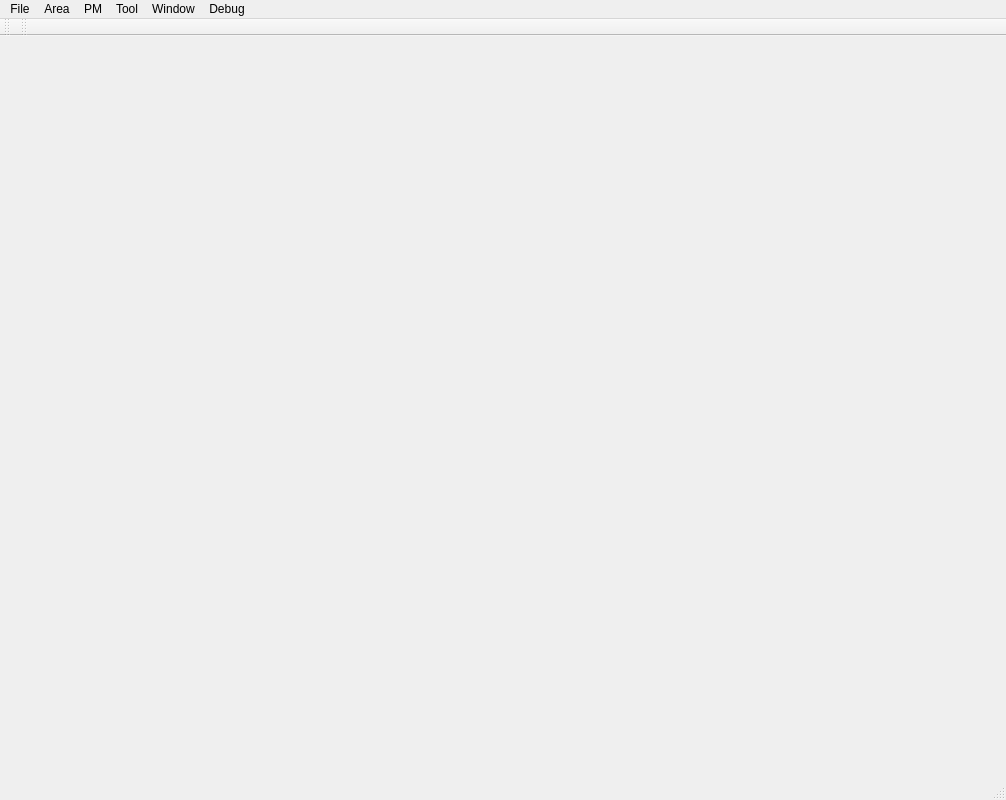
<?xml version="1.0" encoding="UTF-8"?>
<ui version="4.0">
 <class>MainWindow</class>
 <widget class="QMainWindow" name="MainWindow">
  <property name="geometry">
   <rect>
    <x>0</x>
    <y>0</y>
    <width>1006</width>
    <height>800</height>
   </rect>
  </property>
  <property name="minimumSize">
   <size>
    <width>1000</width>
    <height>800</height>
   </size>
  </property>
  <property name="windowTitle">
   <string>Street Designer</string>
  </property>
  <widget class="QWidget" name="centralWidget"/>
  <widget class="QMenuBar" name="menuBar">
   <property name="geometry">
    <rect>
     <x>0</x>
     <y>0</y>
     <width>1006</width>
     <height>21</height>
    </rect>
   </property>
   <widget class="QMenu" name="menuFile">
    <property name="title">
     <string>File</string>
    </property>
    <addaction name="actionNewTerrain"/>
    <addaction name="actionOpenTerrain"/>
    <addaction name="actionSaveTerrain"/>
    <addaction name="separator"/>
    <addaction name="actionLoadRoads"/>
    <addaction name="actionAddRoads"/>
    <addaction name="actionSaveRoads"/>
    <addaction name="actionClearRoads"/>
    <addaction name="separator"/>
    <addaction name="actionLoadAreas"/>
    <addaction name="actionSaveAreas"/>
    <addaction name="separator"/>
    <addaction name="actionSaveImage"/>
    <addaction name="actionSaveImageHD"/>
    <addaction name="separator"/>
    <addaction name="actionLoadCamera"/>
    <addaction name="actionSaveCamera"/>
    <addaction name="actionResetCamera"/>
    <addaction name="separator"/>
    <addaction name="actionExit"/>
   </widget>
   <widget class="QMenu" name="menuWindow">
    <property name="title">
     <string>Window</string>
    </property>
    <addaction name="actionControlWidget"/>
    <addaction name="actionPropertyWidget"/>
   </widget>
   <widget class="QMenu" name="menuArea">
    <property name="title">
     <string>Area</string>
    </property>
    <addaction name="actionAreaSelect"/>
    <addaction name="actionAreaCreate"/>
    <addaction name="actionAreaDelete"/>
    <addaction name="actionAreaDeleteAll"/>
    <addaction name="actionHintLine"/>
    <addaction name="actionCutRoads"/>
    <addaction name="separator"/>
    <addaction name="actionHighwaySketch"/>
    <addaction name="actionAvenueSketch"/>
    <addaction name="actionStreetSketch"/>
    <addaction name="separator"/>
    <addaction name="actionControlPoints"/>
   </widget>
   <widget class="QMenu" name="menuPM">
    <property name="title">
     <string>PM</string>
    </property>
    <addaction name="actionGenerate2D"/>
    <addaction name="actionGenerate3D"/>
    <addaction name="actionGenerate3DRoads"/>
    <addaction name="actionGenerateBlocks"/>
    <addaction name="actionGenerateParcels"/>
    <addaction name="actionGenerateBuildings"/>
    <addaction name="actionGenerateVegetation"/>
   </widget>
   <widget class="QMenu" name="menuDebug">
    <property name="title">
     <string>Debug</string>
    </property>
    <addaction name="actionDebug"/>
   </widget>
   <widget class="QMenu" name="menuTool">
    <property name="title">
     <string>Tool</string>
    </property>
    <addaction name="actionGenerateRegularGrid"/>
    <addaction name="actionGenerateCurvyGrid"/>
    <addaction name="separator"/>
    <addaction name="actionRotationVideo"/>
    <addaction name="actionInterpolationVideo"/>
    <addaction name="actionBlendingVideo"/>
    <addaction name="actionGrowingVideo"/>
    <addaction name="action3DVideo"/>
    <addaction name="actionMountainVideo"/>
    <addaction name="separator"/>
    <addaction name="actionTerrainGeneration"/>
    <addaction name="actionUpdateMountain"/>
    <addaction name="actionTerrainSegmentation"/>
    <addaction name="separator"/>
    <addaction name="actionTerrainDataConverter"/>
   </widget>
   <addaction name="menuFile"/>
   <addaction name="menuArea"/>
   <addaction name="menuPM"/>
   <addaction name="menuTool"/>
   <addaction name="menuWindow"/>
   <addaction name="menuDebug"/>
  </widget>
  <widget class="QToolBar" name="fileToolBar">
   <attribute name="toolBarArea">
    <enum>TopToolBarArea</enum>
   </attribute>
   <attribute name="toolBarBreak">
    <bool>false</bool>
   </attribute>
  </widget>
  <widget class="QToolBar" name="areaToolBar">
   <attribute name="toolBarArea">
    <enum>TopToolBarArea</enum>
   </attribute>
   <attribute name="toolBarBreak">
    <bool>false</bool>
   </attribute>
  </widget>
  <widget class="QStatusBar" name="statusBar"/>
  <action name="actionNewTerrain">
   <property name="icon">
    <iconset resource="MainWindow.qrc">
     <normaloff>:/MainWindow/Resources/New_24x24.png</normaloff>:/MainWindow/Resources/New_24x24.png</iconset>
   </property>
   <property name="text">
    <string>New Terrain</string>
   </property>
   <property name="shortcut">
    <string/>
   </property>
  </action>
  <action name="actionOpenTerrain">
   <property name="icon">
    <iconset resource="MainWindow.qrc">
     <normaloff>:/MainWindow/Resources/Open_24x24.png</normaloff>:/MainWindow/Resources/Open_24x24.png</iconset>
   </property>
   <property name="text">
    <string>Open Terrain</string>
   </property>
   <property name="shortcut">
    <string/>
   </property>
  </action>
  <action name="actionExit">
   <property name="text">
    <string>Exit</string>
   </property>
  </action>
  <action name="actionControlWidget">
   <property name="text">
    <string>Control Widget</string>
   </property>
  </action>
  <action name="actionDeleteEdge">
   <property name="icon">
    <iconset resource="MainWindow.qrc">
     <normaloff>:/MainWindow/Resources/Delete_24x24.png</normaloff>:/MainWindow/Resources/Delete_24x24.png</iconset>
   </property>
   <property name="text">
    <string>Delete Edge</string>
   </property>
   <property name="shortcut">
    <string>Del</string>
   </property>
  </action>
  <action name="actionSaveTerrain">
   <property name="icon">
    <iconset resource="MainWindow.qrc">
     <normaloff>:/MainWindow/Resources/Save_24x24.png</normaloff>:/MainWindow/Resources/Save_24x24.png</iconset>
   </property>
   <property name="text">
    <string>Save Terrain</string>
   </property>
   <property name="shortcut">
    <string/>
   </property>
  </action>
  <action name="actionUndo">
   <property name="icon">
    <iconset resource="MainWindow.qrc">
     <normaloff>:/MainWindow/Resources/Undo_24x24.png</normaloff>:/MainWindow/Resources/Undo_24x24.png</iconset>
   </property>
   <property name="text">
    <string>Undo</string>
   </property>
   <property name="whatsThis">
    <string/>
   </property>
   <property name="shortcut">
    <string>Ctrl+Z</string>
   </property>
  </action>
  <action name="actionSelectAll">
   <property name="text">
    <string>Select All</string>
   </property>
   <property name="shortcut">
    <string>Ctrl+A</string>
   </property>
  </action>
  <action name="actionCut">
   <property name="icon">
    <iconset resource="MainWindow.qrc">
     <normaloff>:/MainWindow/Resources/Cut_24x24.png</normaloff>:/MainWindow/Resources/Cut_24x24.png</iconset>
   </property>
   <property name="text">
    <string>Cut</string>
   </property>
   <property name="shortcut">
    <string>Ctrl+X</string>
   </property>
  </action>
  <action name="actionCopy">
   <property name="icon">
    <iconset resource="MainWindow.qrc">
     <normaloff>:/MainWindow/Resources/Copy_24x24.png</normaloff>:/MainWindow/Resources/Copy_24x24.png</iconset>
   </property>
   <property name="text">
    <string>Copy</string>
   </property>
   <property name="shortcut">
    <string>Ctrl+C</string>
   </property>
  </action>
  <action name="actionPaste">
   <property name="icon">
    <iconset resource="MainWindow.qrc">
     <normaloff>:/MainWindow/Resources/Paste_24x24.png</normaloff>:/MainWindow/Resources/Paste_24x24.png</iconset>
   </property>
   <property name="text">
    <string>Paste</string>
   </property>
   <property name="shortcut">
    <string>Ctrl+V</string>
   </property>
  </action>
  <action name="actionOpenToAdd">
   <property name="text">
    <string>Open To Add</string>
   </property>
  </action>
  <action name="actionVoronoi">
   <property name="text">
    <string>Voronoi</string>
   </property>
  </action>
  <action name="actionVoronoiCut">
   <property name="text">
    <string>Voronoi Cut</string>
   </property>
  </action>
  <action name="actionModeBasic">
   <property name="checkable">
    <bool>true</bool>
   </property>
   <property name="text">
    <string>Basic</string>
   </property>
  </action>
  <action name="actionModeLayer">
   <property name="checkable">
    <bool>true</bool>
   </property>
   <property name="text">
    <string>Graph</string>
   </property>
  </action>
  <action name="actionModeSketch">
   <property name="checkable">
    <bool>true</bool>
   </property>
   <property name="text">
    <string>Sketch</string>
   </property>
  </action>
  <action name="actionShowArea">
   <property name="text">
    <string>Show Area</string>
   </property>
  </action>
  <action name="actionAreaSelect">
   <property name="checkable">
    <bool>true</bool>
   </property>
   <property name="icon">
    <iconset resource="MainWindow.qrc">
     <normaloff>:/MainWindow/Resources/Select_24x24.png</normaloff>:/MainWindow/Resources/Select_24x24.png</iconset>
   </property>
   <property name="text">
    <string>Select</string>
   </property>
  </action>
  <action name="actionAreaCreate">
   <property name="checkable">
    <bool>true</bool>
   </property>
   <property name="icon">
    <iconset resource="MainWindow.qrc">
     <normaloff>:/MainWindow/Resources/Create_24x24.png</normaloff>:/MainWindow/Resources/Create_24x24.png</iconset>
   </property>
   <property name="text">
    <string>Create</string>
   </property>
  </action>
  <action name="actionHighwaySketch">
   <property name="checkable">
    <bool>true</bool>
   </property>
   <property name="icon">
    <iconset>
     <normaloff>Resources/SketchH_24x24.png</normaloff>Resources/SketchH_24x24.png</iconset>
   </property>
   <property name="text">
    <string>Highway Sketch</string>
   </property>
  </action>
  <action name="actionSave_2">
   <property name="text">
    <string>Save</string>
   </property>
  </action>
  <action name="actionSaveRoads">
   <property name="text">
    <string>Save Roads</string>
   </property>
  </action>
  <action name="actionLoad_Highways">
   <property name="text">
    <string>Load Highways</string>
   </property>
  </action>
  <action name="actionSave_Highways">
   <property name="text">
    <string>Save Highways</string>
   </property>
  </action>
  <action name="actionAvenueSketch">
   <property name="checkable">
    <bool>true</bool>
   </property>
   <property name="icon">
    <iconset resource="MainWindow.qrc">
     <normaloff>:/MainWindow/Resources/SketchB_24x24.png</normaloff>:/MainWindow/Resources/SketchB_24x24.png</iconset>
   </property>
   <property name="text">
    <string>Avenue Sketch</string>
   </property>
  </action>
  <action name="actionPropertyWidget">
   <property name="text">
    <string>Property Widget</string>
   </property>
  </action>
  <action name="action3DView">
   <property name="checkable">
    <bool>true</bool>
   </property>
   <property name="icon">
    <iconset resource="MainWindow.qrc">
     <normaloff>:/MainWindow/Resources/3DView_24x24.png</normaloff>:/MainWindow/Resources/3DView_24x24.png</iconset>
   </property>
   <property name="text">
    <string>3D</string>
   </property>
  </action>
  <action name="actionTerrain">
   <property name="checkable">
    <bool>true</bool>
   </property>
   <property name="icon">
    <iconset resource="MainWindow.qrc">
     <normaloff>:/MainWindow/Resources/Terrain_32x32.png</normaloff>:/MainWindow/Resources/Terrain_32x32.png</iconset>
   </property>
   <property name="text">
    <string>Terrain</string>
   </property>
  </action>
  <action name="actionLoadRoads">
   <property name="text">
    <string>Load Roads</string>
   </property>
   <property name="shortcut">
    <string>Ctrl+O</string>
   </property>
  </action>
  <action name="actionLoadAreas">
   <property name="text">
    <string>Load Areas</string>
   </property>
   <property name="shortcut">
    <string>Ctrl+A</string>
   </property>
  </action>
  <action name="actionSaveAreas">
   <property name="text">
    <string>Save Areas</string>
   </property>
  </action>
  <action name="actionAreaDelete">
   <property name="text">
    <string>Delete</string>
   </property>
  </action>
  <action name="actionClearRoads">
   <property name="text">
    <string>Clear Roads</string>
   </property>
   <property name="shortcut">
    <string>Ctrl+N</string>
   </property>
  </action>
  <action name="actionPMControlWidget">
   <property name="text">
    <string>PM Control Widget</string>
   </property>
  </action>
  <action name="actionHighways">
   <property name="text">
    <string>Highway</string>
   </property>
  </action>
  <action name="actionBoulevard">
   <property name="text">
    <string>Boulevard</string>
   </property>
  </action>
  <action name="actionAvenue">
   <property name="text">
    <string>Avenue</string>
   </property>
  </action>
  <action name="actionLocal_Street">
   <property name="text">
    <string>Local Street</string>
   </property>
  </action>
  <action name="actionDisplayHighway">
   <property name="checkable">
    <bool>true</bool>
   </property>
   <property name="checked">
    <bool>true</bool>
   </property>
   <property name="text">
    <string>Highway</string>
   </property>
  </action>
  <action name="actionDisplayBoulevard">
   <property name="checkable">
    <bool>true</bool>
   </property>
   <property name="checked">
    <bool>true</bool>
   </property>
   <property name="text">
    <string>Boulevard</string>
   </property>
  </action>
  <action name="actionDisplayAvenue">
   <property name="checkable">
    <bool>true</bool>
   </property>
   <property name="checked">
    <bool>true</bool>
   </property>
   <property name="text">
    <string>Avenue</string>
   </property>
  </action>
  <action name="actionDisplayLocalStreet">
   <property name="checkable">
    <bool>true</bool>
   </property>
   <property name="checked">
    <bool>true</bool>
   </property>
   <property name="text">
    <string>Local Street</string>
   </property>
  </action>
  <action name="actionHintLine">
   <property name="checkable">
    <bool>true</bool>
   </property>
   <property name="icon">
    <iconset resource="MainWindow.qrc">
     <normaloff>:/MainWindow/Resources/Line_24x24.png</normaloff>:/MainWindow/Resources/Line_24x24.png</iconset>
   </property>
   <property name="text">
    <string>Hint Line</string>
   </property>
  </action>
  <action name="actionRenderingDefault">
   <property name="text">
    <string>Default</string>
   </property>
  </action>
  <action name="actionRenderingTexture">
   <property name="text">
    <string>Texture</string>
   </property>
  </action>
  <action name="actionRenderingGroupBy">
   <property name="text">
    <string>Group</string>
   </property>
  </action>
  <action name="actionSaveImage">
   <property name="text">
    <string>Save Image</string>
   </property>
   <property name="shortcut">
    <string>Ctrl+L</string>
   </property>
  </action>
  <action name="actionColorByGroup">
   <property name="text">
    <string>By Group</string>
   </property>
  </action>
  <action name="actionColorDefault">
   <property name="text">
    <string>Default</string>
   </property>
  </action>
  <action name="actionRenderingGenerationType">
   <property name="text">
    <string>Generation Type</string>
   </property>
  </action>
  <action name="actionGenerate3D">
   <property name="text">
    <string>Generate 3D</string>
   </property>
  </action>
  <action name="actionDetectCircle">
   <property name="text">
    <string>Circle</string>
   </property>
  </action>
  <action name="actionDetectStructure">
   <property name="text">
    <string>Structure</string>
   </property>
  </action>
  <action name="actionLoadCamera">
   <property name="text">
    <string>Load Camera</string>
   </property>
   <property name="shortcut">
    <string>Ctrl+1</string>
   </property>
  </action>
  <action name="actionSaveCamera">
   <property name="text">
    <string>Save Camera</string>
   </property>
   <property name="shortcut">
    <string>Ctrl+2</string>
   </property>
  </action>
  <action name="actionDebug">
   <property name="text">
    <string>Debug</string>
   </property>
  </action>
  <action name="actionControlPoints">
   <property name="text">
    <string>Control Points</string>
   </property>
  </action>
  <action name="actionConvert">
   <property name="text">
    <string>Convert</string>
   </property>
  </action>
  <action name="actionCutRoads">
   <property name="text">
    <string>Cut Roads</string>
   </property>
   <property name="shortcut">
    <string>Ctrl+X</string>
   </property>
  </action>
  <action name="actionSaveImageHD">
   <property name="text">
    <string>Save Image HD</string>
   </property>
   <property name="shortcut">
    <string>Ctrl+S</string>
   </property>
  </action>
  <action name="actionStreetSketch">
   <property name="checkable">
    <bool>true</bool>
   </property>
   <property name="text">
    <string>Street Sketch</string>
   </property>
  </action>
  <action name="actionGenerateRegularGrid">
   <property name="text">
    <string>Generate Regular Grid</string>
   </property>
  </action>
  <action name="actionGenerateCurvyGrid">
   <property name="text">
    <string>Generate Curvy Grid</string>
   </property>
  </action>
  <action name="actionAddRoads">
   <property name="text">
    <string>Add Roads</string>
   </property>
  </action>
  <action name="actionResetCamera">
   <property name="text">
    <string>Reset Camera</string>
   </property>
  </action>
  <action name="actionRotationVideo">
   <property name="text">
    <string>Rotation Video</string>
   </property>
  </action>
  <action name="actionInterpolationVideo">
   <property name="text">
    <string>Interpolation Video</string>
   </property>
  </action>
  <action name="actionGrowingVideo">
   <property name="text">
    <string>Growing Video</string>
   </property>
  </action>
  <action name="actionGenerate2D">
   <property name="text">
    <string>Generate 2D</string>
   </property>
  </action>
  <action name="actionBlendingVideo">
   <property name="text">
    <string>Blending Video</string>
   </property>
  </action>
  <action name="action3DVideo">
   <property name="text">
    <string>3D Video</string>
   </property>
  </action>
  <action name="actionTerrainSegmentation">
   <property name="text">
    <string>Terrain Segmentation</string>
   </property>
  </action>
  <action name="actionTerrainGeneration">
   <property name="text">
    <string>Terrain Generation</string>
   </property>
  </action>
  <action name="actionUpdateMountain">
   <property name="text">
    <string>Update Mountains</string>
   </property>
  </action>
  <action name="actionMountainVideo">
   <property name="text">
    <string>Mountains Video</string>
   </property>
  </action>
  <action name="actionGenerate3DRoads">
   <property name="text">
    <string>Generate 3D Roads</string>
   </property>
  </action>
  <action name="actionAreaDeleteAll">
   <property name="text">
    <string>Delete All</string>
   </property>
  </action>
  <action name="actionTerrainDataConverter">
   <property name="text">
    <string>Terrain Data Converter</string>
   </property>
  </action>
  <action name="actionGenerateBlocks">
   <property name="text">
    <string>Generate Blocks</string>
   </property>
  </action>
  <action name="actionGenerateParcels">
   <property name="text">
    <string>Generate Parcels</string>
   </property>
  </action>
  <action name="actionGenerateBuildings">
   <property name="text">
    <string>Generate Buildings</string>
   </property>
  </action>
  <action name="actionGenerateVegetation">
   <property name="text">
    <string>Generate Vegetation</string>
   </property>
  </action>
 </widget>
 <layoutdefault spacing="6" margin="11"/>
 <resources>
  <include location="MainWindow.qrc"/>
 </resources>
 <connections/>
</ui>
